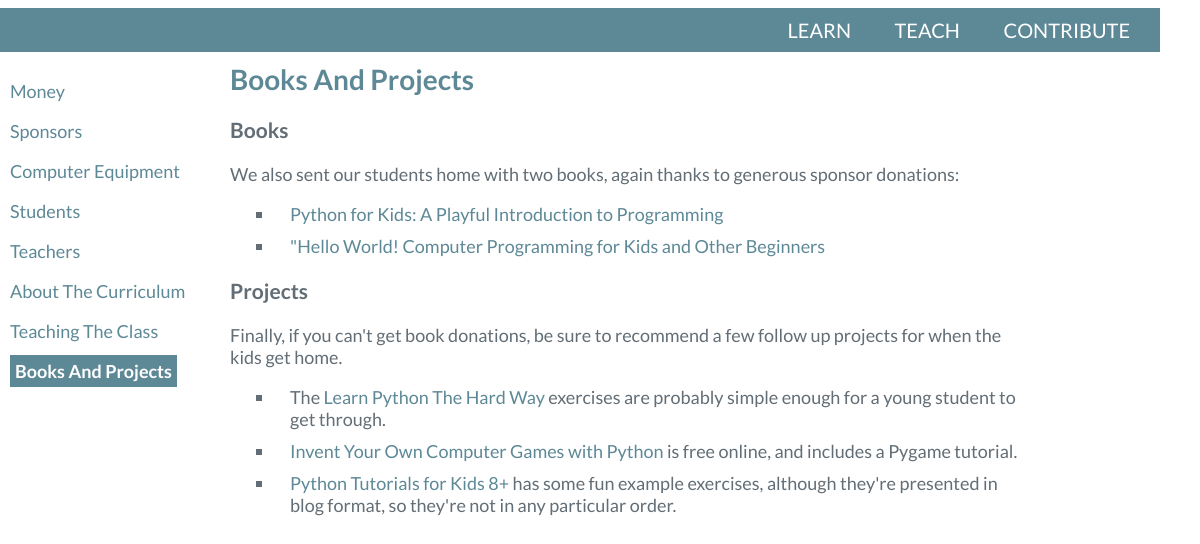
Screenshot of /teach/step/8/ with the database file from the repository.
### teaching/models.py (models this page shows, shortened)
class Step(models.Model):
    step_number = models.IntegerField()
    step_name = models.CharField(max_length=200)
    image = models.CharField(max_length=200, blank=True, null=True)
    description = models.TextField()

### teaching/views.py (the view)
# urls.py: url(r'^lesson/(?P<lesson_number>[0-9]+)/step/(?P<step_number>[0-9]+)/$', views.lesson_step, name='lesson_step_detail'),
def step(request, step_number):
    step = Step.objects.get(step_number=step_number)
    all_steps = Step.objects.all().order_by('step_number')
    context = {
        'step': step,
        'step_list': all_steps,
    }
    return render(request, 'teaching/step.html', context)

### teaching/templates/teaching/step.html
{% include "youngcoders/header.html" %}
{% include "teaching/header.html" %}
<div id="container">
  <div id="nav-list">
    {% include "teaching/step-navigation.html" %}
  </div>
  <div id="content">
    {% include "teaching/step-content.html" %}
  </div>
</div>

### teaching/templates/teaching/step-navigation.html
<div id="step-list-text">
  {% if step_list %}
    {% for item in step_list %}
      {% if item == step %}<p class="active">{% else %}<p>{% endif %}
        <a href="/teach/step/{{ item.step_number }}">
            {{ item.step_name }}
        </a>
      </p>
    {% endfor %}
  {% endif %}
</div>

### teaching/templates/teaching/step-content.html
{% if step %}
  {% load staticfiles %}
    <div id="step-description">
        <div id="step-name">{{ step.step_name }}</div>
        {{ step.description | safe }}
    </div>
{% else %}
    <p>No details are available.</p>
{% endif %}

### youngcoders/static/youngcoders/style.css (style rules this page uses)
a { color: #5D8896; text-decoration: none; }
ul { list-style-type: none; }
li { background: url(mybullet.gif) left center no-repeat; padding-left: 15px; margin-bottom: 10px; }
.active { font-weight: bold; }
.active a { color: #fff; background-color: #5D8896; padding: 5px; }

### teaching/static/teaching/style.css (style rules this page uses)
#container { float: left; width: 1050px; text-align: left; }
#nav-list { float: left; width: 200px; text-align: left; margin: 10px; }
#content { float: left; width: 800px; text-align: left; overflow: visible; min-width: 800px; margin: 10px; }
#step-name { margin: 0; font-weight: bold; font-size: 28px; color: #5D8896; }
ul.teach { list-style-type: square; font-size: 18px; margin: 5px; }

### rows the page displays
Step: step_name "Money"
Step: step_name "Sponsors"
Step: step_name "Computer Equipment"
Step: step_name "Students"
Step: step_name "Teachers"
Step: step_name "About The Curriculum"
Step: step_name "Teaching The Class"
Step: step_name "Books And Projects", description "Books We also sent our students home with two books, again thanks to generous sponsor donations: Python for Kids: A Playful Introduction to Programming \"Hello World! Computer Programming for Kids and Other Beginners Projects Finally, if you can't get book donations, be sure to recommend a few follow up projects for when the kids get home. The Learn Python The Hard Way exercises are probably simple enough for a young student to get through. Invent Your Own Computer Games with Python is free online, and includes a Pygame tutorial. Python Tutorials for Kids 8+ has some fun example exercises, although they're presented in blog format, so they're not in any particular order."
